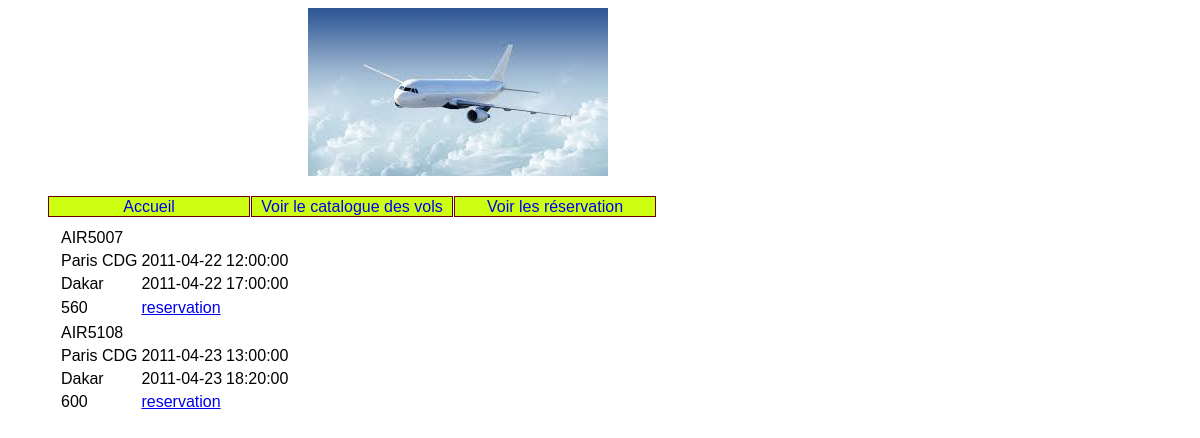
/index.php?action=voirVols, run on the app's committed database.
### tables this page shows
CREATE TABLE IF NOT EXISTS `aeroport` (
  `numAero` int(50) NOT NULL AUTO_INCREMENT,
  `nomAero` varchar(255) DEFAULT NULL,
  `pays` varchar(50) DEFAULT NULL,
  PRIMARY KEY (`numAero`)
);

CREATE TABLE IF NOT EXISTS `vol` (
  `numero` varchar(255) NOT NULL,
  `depart` int(50) DEFAULT NULL,
  `arrivee` int(50) DEFAULT NULL,
  `dateDepart` date DEFAULT NULL,
  `heureDepart` time DEFAULT NULL,
  `dateArrivee` date DEFAULT NULL,
  `heureArrivee` time DEFAULT NULL,
  `prix` double DEFAULT NULL,
  `places` int(4) DEFAULT NULL,
  PRIMARY KEY (`numero`),
  KEY `fk_Tab_AeroD` (`depart`),
  KEY `fk_vol_a2` (`arrivee`)
);

CREATE TABLE IF NOT EXISTS `aeroport2` (
  `numAeroport` int(11) NOT NULL AUTO_INCREMENT,
  `nomAeroport` varchar(50) DEFAULT NULL,
  `pays` varchar(30) DEFAULT NULL,
  PRIMARY KEY (`numAeroport`)
);

### vues/v_vols.php (the view, shortened to what this page needs)
<!DOCTYPE html>
<html>
    <head>
    </head>
    <body>
        <div id="contenu">
            <?php
            foreach($lesVols as $unVol)
            {
                    $numero = $unVol['numero'] ;
                    $depart=$unVol['depart'] ;
                    $dateDepart=$unVol['dateDepart'] ;
                    $heureDepart=$unVol['heureDepart'] ;
                    $arrivee=$unVol['arrivee'] ;
                    $dateArrivee=$unVol['dateArrivee'] ;
                    $heureArrivee=$unVol['heureArrivee'] ;
                    $prix=$unVol['prix'] ;
            echo"<table >
                    <tr>
                    <td>$numero</td>
                    </tr>
                    <tr>
                    <td>$depart</td>
                    <td>$dateDepart</td>
                    <td>$heureDepart</td>
                    </tr>
                    <tr>
                    <td>$arrivee</td>
                    <td>$dateArrivee</td>
                    <td>$heureArrivee</td>
                    </tr>
                    <tr>
                    <td>$prix</td>
                    <td><a href='index.php?action=voirResa'>reservation</a></td>
                    </tr>
                </table>";
            }
            ?>
        </div>
    </body>
</html>

### index.php (shortened to what this page needs)
<!DOCTYPE html>
<html>
    <head>
        <link rel="stylesheet" type="text/css" href="css/cssGeneral.css">
    </head>
    <body>
        <?php
            if(!isset($_REQUEST['action']))
                $action = 'accueil';
            else
                $action = $_REQUEST['action'];
            include("vues/v_entete.php") ;
            switch($action)
            {
                case 'voirVols':
                    include("modele/fonctions.php");
                    $lesVols = getLesVols();
                    include("vues/v_vols.php");
                    break;
            }
            include("vues/v_pied.php") ;
        ?>
    </body>
</html>

### vues/v_entete.php (shortened to what this page needs)
<!DOCTYPE html>
<html>
    <head>
    </head>
    <body>
        <div id="bandeau">
        <img src='images/avion.png'/>
        </div>
        <div id="menu">
            <ul>
                <li><a href='index.php?action=accueil'>Accueil</a></li>
                <li><a href='index.php?action=voirVols'>Voir le catalogue des vols</a></li>
                <li><a href='index.php?action=voirResa'>Voir les réservation </a></li>
            </ul>
        </div>

### modele/fonctions.php (shortened to what this page needs)
<!DOCTYPE html>
<html>
    <head>
    </head>
    <body>
        <?php
            function getLesVols()
            {
            $vols = array();
             require dirname(__FILE__)."/Connection.php";
                $requete="select numero,nomAero as 'a1',dateDepart,heureDepart,nomAeroport as 'a2' ,dateArrivee,heureArrivee,prix from aeroport  join vol join aeroport2 on numAeroport=arrivee and numAero=depart where nomAero=(select nomAero from aeroport where numAero=depart) and nomAeroport=(select nomAeroport from aeroport2 where numAeroport=arrivee)";
                $bdd= connect();
                $i=0;
                try
                {
                    $sql = $bdd->prepare($requete);
                    $sql->execute();
                    while($ligne=$sql->fetch(PDO::FETCH_OBJ))
                    {
                        $unVol[$i]= ["numero"=>$ligne->numero,
                            "depart"=>$ligne->a1,
                            "dateDepart"=>$ligne->dateDepart,
                            "heureDepart"=>$ligne->heureDepart,
                            "arrivee"=>$ligne->a2,
                            "dateArrivee"=>$ligne->dateArrivee,
                            "heureArrivee"=>$ligne->heureArrivee,
                            "prix"=>$ligne->prix];
                        $i++;
                    }
                }
                catch(PDOException $e)
                {
                    echo "Erreur dans la requ�te" . $e->getMessage();
                }
                for($r=0;$r<$i;$r++){
                    array_push($vols,$unVol[$r]);
                }
            return $vols;
            }
         ?>
    </body>
</html>

### modele/Connection.php (shortened to what this page needs)
<!DOCTYPE html>
<html>
    <head>
    </head>
    <body>
        <?php
            require "Confic.php";
        ?>
    </body>
</html>

### modele/Confic.php (shortened to what this page needs)
<!DOCTYPE html>
<html>
    <head>
    </head>
    <body>
    </body>
</html>

### vues/v_pied.php
<!DOCTYPE html>
    </body>
</html>

### css/cssGeneral.css (style rules this page uses)
html { font:normal 100%/1.2em "Trebuchet MS",Verdana,Helvetica,Arial,sans-serif; }
img { border: 0 none; }
#bandeau { padding-left:300px; }
#menu { height: 1.8em ; }
#contenu { padding-left:50px; }
#menu li { list-style-type: none; list-style-image:none; float: left ; text-align: center; width: 200px ; border: 1px solid #600 ; margin-right: 1px ; color: #fff ; background: #ccff11 ; }
#menu li a , #categories li a { text-decoration:none; }

### data on the page
aeroport: vol.numero "AIR5007", nomAero "Paris CDG", vol.dateDepart "2011-04-22", vol.heureDepart "12:00:00", aeroport2.nomAeroport "Dakar", vol.dateArrivee "2011-04-22", vol.heureArrivee "17:00:00", vol.prix "560", vol.numero "AIR5108", vol.dateDepart "2011-04-23", vol.heureDepart "13:00:00", vol.dateArrivee "2011-04-23", vol.heureArrivee "18:20:00", vol.prix "600"
